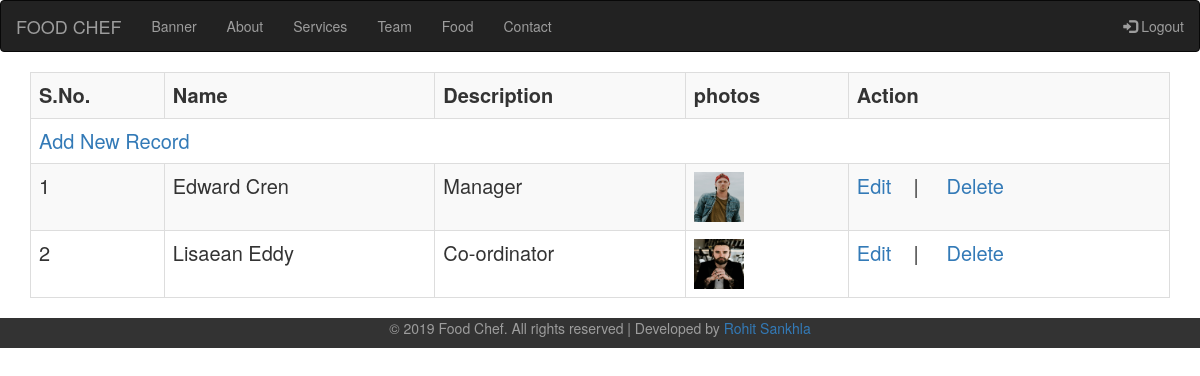
Screenshot of /admin/team (signed in) with the database file from the repository.
### tables this page shows
CREATE TABLE `team` (
  `id` int(5) NOT NULL,
  `name` varchar(100) DEFAULT NULL,
  `title` text DEFAULT NULL,
  `photo` text DEFAULT NULL
);

### admin/libs/Db.php (called while the page is built, shortened)
<?php
class Db{
	function __construct(){
		$this->con=mysqli_connect(HOSTNAME,USERNAME,PASSWORD,DB);
	}
	function fetchAll($sql){
		return mysqli_fetch_all(mysqli_query($this->con,$sql),MYSQLI_ASSOC);
	}
}
 ?>

### admin/modules/team/index.php (the view, shortened to what this page needs)
<?php
	$alldata=$dbobj->fetchAll("select * from team order by id desc");
?>
<table class="table table-bordered table-striped table-hover">
	<tr>
		<th>S.No.</th>
		<th>Name</th>
		<th>Description</th>
		<th>photos</th>
		<th>Action</th>
	</tr>
	<tr>
		<td colspan="5"><a href="<?php echo BASEURL;?>team/create">Add New Record</a></td>
	</tr>
	<?php
	$sno=0;
	foreach ($alldata as $data) {
	?>
	<tr>
		<td><?php echo ++$sno; ?></td>
		<td><?php echo $data['name'] ?></td>
		<td><?php echo $data['title'] ?></td>
		<td>
			<?php if($data['photo']){
							if(file_exists("public/images/$data[photo]")){
							?>
								<img class="one" src="<?php echo BASEURL."public/images/$data[photo]";?>" height="50px" width="50px" />
							<?php
							}else{
								echo "Not uploaded Properly";
							}
						}else{
							echo "not uploaded";
						}
			?>
		</td>
		<td>
			<a href="<?php echo BASEURL;?>team/create/<?php echo $data['id']; ?>">Edit</a>&nbsp; &nbsp; | &nbsp; &nbsp;
			<a href="#" onclick="delclick('<?php echo BASEURL;?>team/index/<?php echo $data['id']; ?>')">Delete</a>
		</td>
	</tr>
	<?php } ?>
</table>

### admin/modules/team/index.php (style rules this page uses)
table { font-size: 20px; }

### rows the page displays
team: name "Edward Cren", title "Manager", photo (picture)
team: name "Lisaean Eddy", title "Co-ordinator", photo (picture)
